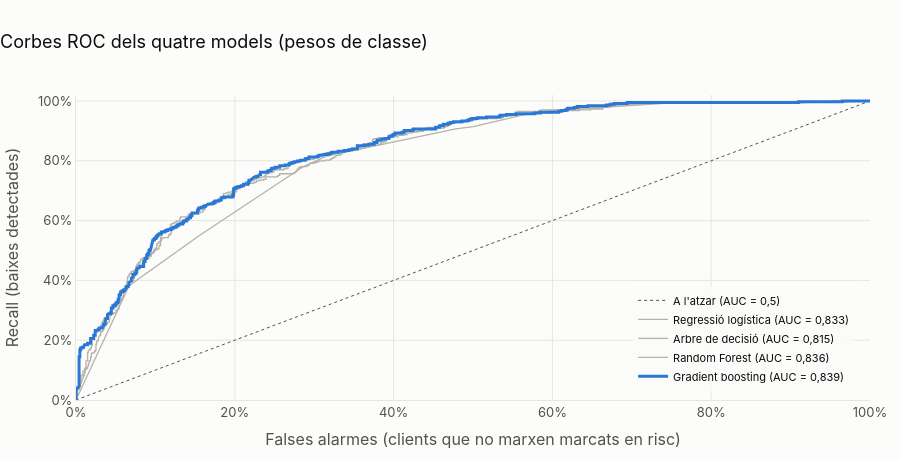

The code cell stored with this chart in its notebook:
### Markdown cell above
## Corbes ROC

### Code cell
rocs = {nom: corba_roc(dades["y_te"], p) for nom, p in probs.items()}
aucs = {nom: avaluar(dades["y_te"], p)["auc"] for nom, p in probs.items()}
fig = fig_roc(rocs, aucs, "Gradient boosting", "Corbes ROC dels quatre models (pesos de classe)")
exportar(fig, "cl_roc"); fig.show()

### Figure 1 — Plotly figure (JSON) as saved in the notebook; plotly's stock layout.template omitted (floating-point values rounded to 4 significant figures; data arrays with more than 128 entries replaced by an {"elided": "..."} marker saying what was removed)
{"data": [{"hoverinfo": "skip", "line": {"color": "#52514e", "dash": "dot", "width": 1}, "mode": "lines", "name": "A l'atzar (AUC = 0,5)", "type": "scatter", "x": [0, 1], "y": [0, 1]}, {"customdata": {"elided": "404 float values"}, "hovertemplate": "<b>Regressió logística</b><br>Falses alarmes = %{x:.1%}<br>Recall = %{y:.1%}<br>Llindar = %{customdata:.2f}<extra></extra>", "line": {"color": "#b4b2a9", "width": 1.3}, "mode": "lines", "name": "Regressió logística (AUC = 0,833)", "type": "scatter", "x": {"elided": "404 float values"}, "y": {"elided": "404 float values"}}, {"customdata": [1.0, 0.8638, 0.6668, 0.6595, 0.5016, 0.3866, 0.353, 0.3189, 0.2915, 0.1725, 0.1472, 0.1347, 0.07151, 0.03652, 0.0], "hovertemplate": "<b>Arbre de decisió</b><br>Falses alarmes = %{x:.1%}<br>Recall = %{y:.1%}<br>Llindar = %{customdata:.2f}<extra></extra>", "line": {"color": "#b4b2a9", "width": 1.3}, "mode": "lines", "name": "Arbre de decisió (AUC = 0,815)", "type": "scatter", "x": [0.0, 0.0668, 0.1559, 0.2865, 0.3156, 0.4782, 0.5005, 0.5779, 0.5983, 0.6137, 0.6215, 0.6263, 0.7415, 0.9148, 1.0], "y": [0.0, 0.3824, 0.5508, 0.7807, 0.8155, 0.9064, 0.9144, 0.9626, 0.9679, 0.9706, 0.9706, 0.9733, 0.992, 0.9947, 1.0]}, {"customdata": {"elided": "401 float values"}, "hovertemplate": "<b>Random Forest</b><br>Falses alarmes = %{x:.1%}<br>Recall = %{y:.1%}<br>Llindar = %{customdata:.2f}<extra></extra>", "line": {"color": "#b4b2a9", "width": 1.3}, "mode": "lines", "name": "Random Forest (AUC = 0,836)", "type": "scatter", "x": {"elided": "401 float values"}, "y": {"elided": "401 float values"}}, {"customdata": {"elided": "435 float values"}, "hovertemplate": "<b>Gradient boosting</b><br>Falses alarmes = %{x:.1%}<br>Recall = %{y:.1%}<br>Llindar = %{customdata:.2f}<extra></extra>", "line": {"color": "#2a78d6", "width": 3}, "mode": "lines", "name": "Gradient boosting (AUC = 0,839)", "type": "scatter", "x": {"elided": "435 float values"}, "y": {"elided": "435 float values"}}], "layout": {"font": {"color": "#52514e", "family": "Inter, Segoe UI, sans-serif", "size": 13}, "height": 460, "hoverlabel": {"bgcolor": "white", "font": {"color": "#0b0b0b"}}, "legend": {"bgcolor": "rgba(252,252,251,0.85)", "font": {"color": "#0b0b0b", "size": 11}, "orientation": "v", "x": 0.98, "xanchor": "right", "y": 0.03, "yanchor": "bottom"}, "margin": {"b": 60, "l": 60, "r": 30, "t": 95}, "paper_bgcolor": "#fcfcfb", "plot_bgcolor": "#fcfcfb", "separators": ",.", "title": {"font": {"color": "#0b0b0b", "size": 18}, "text": "Corbes ROC dels quatre models (pesos de classe)", "x": 0, "xanchor": "left"}, "xaxis": {"gridcolor": "#e6e5e0", "linecolor": "#e6e5e0", "range": [0, 1], "tickformat": ".0%", "title": {"font": {"color": "#52514e"}, "text": "Falses alarmes (clients que no marxen marcats en risc)"}, "zeroline": false}, "yaxis": {"gridcolor": "#e6e5e0", "linecolor": "#e6e5e0", "range": [0, 1.02], "tickformat": ".0%", "title": {"font": {"color": "#52514e"}, "text": "Recall (baixes detectades)"}, "zeroline": false}}}
